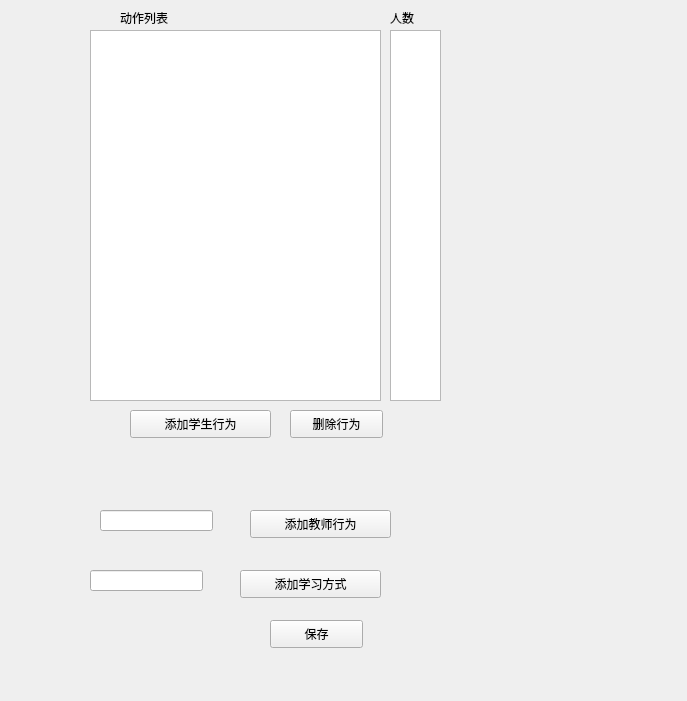
<?xml version="1.0" encoding="UTF-8"?>
<ui version="4.0">
 <class>Form</class>
 <widget class="QWidget" name="Form">
  <property name="geometry">
   <rect>
    <x>0</x>
    <y>0</y>
    <width>687</width>
    <height>701</height>
   </rect>
  </property>
  <property name="windowTitle">
   <string>Form</string>
  </property>
  <widget class="QPushButton" name="add_stu_btn_2">
   <property name="geometry">
    <rect>
     <x>130</x>
     <y>410</y>
     <width>141</width>
     <height>28</height>
    </rect>
   </property>
   <property name="text">
    <string>添加学生行为</string>
   </property>
  </widget>
  <widget class="QListWidget" name="Stu_list">
   <property name="geometry">
    <rect>
     <x>90</x>
     <y>30</y>
     <width>291</width>
     <height>371</height>
    </rect>
   </property>
  </widget>
  <widget class="QLineEdit" name="lineEdit">
   <property name="geometry">
    <rect>
     <x>100</x>
     <y>510</y>
     <width>113</width>
     <height>21</height>
    </rect>
   </property>
  </widget>
  <widget class="QPushButton" name="add_tea_btn">
   <property name="geometry">
    <rect>
     <x>250</x>
     <y>510</y>
     <width>141</width>
     <height>28</height>
    </rect>
   </property>
   <property name="text">
    <string>添加教师行为</string>
   </property>
  </widget>
  <widget class="QPushButton" name="save_all_btn">
   <property name="geometry">
    <rect>
     <x>270</x>
     <y>620</y>
     <width>93</width>
     <height>28</height>
    </rect>
   </property>
   <property name="text">
    <string>保存</string>
   </property>
  </widget>
  <widget class="QPushButton" name="del_act_btn">
   <property name="geometry">
    <rect>
     <x>290</x>
     <y>410</y>
     <width>93</width>
     <height>28</height>
    </rect>
   </property>
   <property name="text">
    <string>删除行为</string>
   </property>
  </widget>
  <widget class="QListWidget" name="listWidget">
   <property name="geometry">
    <rect>
     <x>390</x>
     <y>30</y>
     <width>51</width>
     <height>371</height>
    </rect>
   </property>
  </widget>
  <widget class="QLabel" name="label">
   <property name="geometry">
    <rect>
     <x>120</x>
     <y>10</y>
     <width>72</width>
     <height>15</height>
    </rect>
   </property>
   <property name="text">
    <string>动作列表</string>
   </property>
  </widget>
  <widget class="QLabel" name="label_2">
   <property name="geometry">
    <rect>
     <x>390</x>
     <y>10</y>
     <width>72</width>
     <height>15</height>
    </rect>
   </property>
   <property name="text">
    <string>人数</string>
   </property>
  </widget>
  <widget class="QLineEdit" name="lineEdit_2">
   <property name="geometry">
    <rect>
     <x>90</x>
     <y>570</y>
     <width>113</width>
     <height>21</height>
    </rect>
   </property>
   <property name="text">
    <string/>
   </property>
  </widget>
  <widget class="QPushButton" name="add_tea_btn_2">
   <property name="geometry">
    <rect>
     <x>240</x>
     <y>570</y>
     <width>141</width>
     <height>28</height>
    </rect>
   </property>
   <property name="text">
    <string>添加学习方式</string>
   </property>
  </widget>
 </widget>
 <resources/>
 <connections>
  <connection>
   <sender>add_stu_btn_2</sender>
   <signal>clicked()</signal>
   <receiver>Form</receiver>
   <slot>add_student()</slot>
   <hints>
    <hint type="sourcelabel">
     <x>202</x>
     <y>419</y>
    </hint>
    <hint type="destinationlabel">
     <x>223</x>
     <y>467</y>
    </hint>
   </hints>
  </connection>
  <connection>
   <sender>del_act_btn</sender>
   <signal>clicked()</signal>
   <receiver>Form</receiver>
   <slot>delete_act()</slot>
   <hints>
    <hint type="sourcelabel">
     <x>367</x>
     <y>431</y>
    </hint>
    <hint type="destinationlabel">
     <x>443</x>
     <y>447</y>
    </hint>
   </hints>
  </connection>
  <connection>
   <sender>add_tea_btn</sender>
   <signal>clicked()</signal>
   <receiver>Form</receiver>
   <slot>add_teacher()</slot>
   <hints>
    <hint type="sourcelabel">
     <x>306</x>
     <y>516</y>
    </hint>
    <hint type="destinationlabel">
     <x>479</x>
     <y>521</y>
    </hint>
   </hints>
  </connection>
  <connection>
   <sender>save_all_btn</sender>
   <signal>clicked()</signal>
   <receiver>Form</receiver>
   <slot>save_all()</slot>
   <hints>
    <hint type="sourcelabel">
     <x>317</x>
     <y>630</y>
    </hint>
    <hint type="destinationlabel">
     <x>423</x>
     <y>627</y>
    </hint>
   </hints>
  </connection>
  <connection>
   <sender>add_tea_btn_2</sender>
   <signal>clicked()</signal>
   <receiver>Form</receiver>
   <slot>add_learn()</slot>
   <hints>
    <hint type="sourcelabel">
     <x>351</x>
     <y>579</y>
    </hint>
    <hint type="destinationlabel">
     <x>451</x>
     <y>555</y>
    </hint>
   </hints>
  </connection>
 </connections>
 <slots>
  <slot>add_student()</slot>
  <slot>add_teacher()</slot>
  <slot>delete_act()</slot>
  <slot>save_all()</slot>
  <slot>add_learn()</slot>
 </slots>
</ui>
